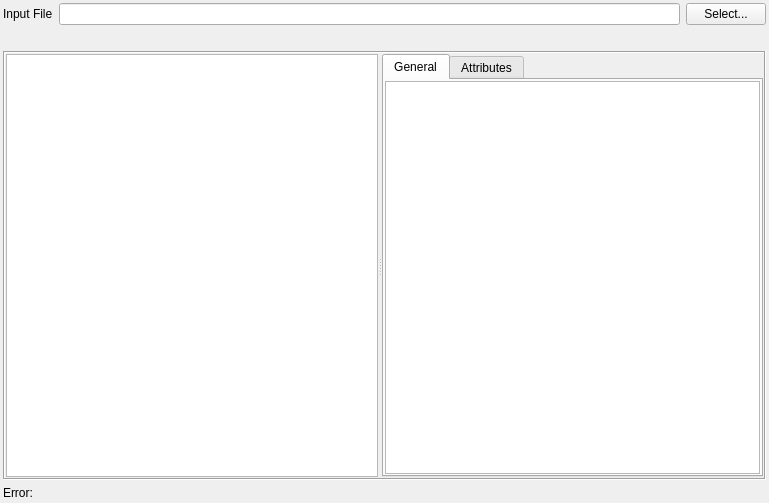
<?xml version="1.0" encoding="UTF-8"?>
<ui version="4.0">
 <class>HDF5DatasetSelectionWidget</class>
 <widget class="QWidget" name="HDF5DatasetSelectionWidget">
  <property name="geometry">
   <rect>
    <x>0</x>
    <y>0</y>
    <width>769</width>
    <height>503</height>
   </rect>
  </property>
  <property name="windowTitle">
   <string>Form</string>
  </property>
  <layout class="QVBoxLayout" name="verticalLayout_2" stretch="0,0,0">
   <property name="leftMargin">
    <number>3</number>
   </property>
   <property name="topMargin">
    <number>3</number>
   </property>
   <property name="rightMargin">
    <number>3</number>
   </property>
   <property name="bottomMargin">
    <number>3</number>
   </property>
   <item>
    <layout class="QGridLayout" name="gridLayout_2">
     <item row="1" column="1" colspan="2">
      <widget class="SVSmallLabel" name="absPathLabel">
       <property name="font">
        <font>
         <italic>false</italic>
        </font>
       </property>
       <property name="text">
        <string/>
       </property>
       <property name="wordWrap">
        <bool>true</bool>
       </property>
       <property name="textInteractionFlags">
        <set>Qt::LinksAccessibleByMouse|Qt::TextSelectableByKeyboard|Qt::TextSelectableByMouse</set>
       </property>
      </widget>
     </item>
     <item row="0" column="2">
      <widget class="QPushButton" name="selectBtn">
       <property name="text">
        <string>Select...</string>
       </property>
      </widget>
     </item>
     <item row="0" column="1">
      <widget class="QtSLineEdit" name="value">
       <property name="sizePolicy">
        <sizepolicy hsizetype="Expanding" vsizetype="Preferred">
         <horstretch>0</horstretch>
         <verstretch>0</verstretch>
        </sizepolicy>
       </property>
       <property name="text">
        <string/>
       </property>
      </widget>
     </item>
     <item row="0" column="0">
      <widget class="QLabel" name="inputFileLabel">
       <property name="text">
        <string>Input File</string>
       </property>
      </widget>
     </item>
    </layout>
   </item>
   <item>
    <widget class="QFrame" name="frame">
     <property name="sizePolicy">
      <sizepolicy hsizetype="Expanding" vsizetype="Expanding">
       <horstretch>0</horstretch>
       <verstretch>0</verstretch>
      </sizepolicy>
     </property>
     <property name="frameShape">
      <enum>QFrame::Box</enum>
     </property>
     <property name="frameShadow">
      <enum>QFrame::Sunken</enum>
     </property>
     <layout class="QGridLayout" name="gridLayout">
      <property name="leftMargin">
       <number>1</number>
      </property>
      <property name="topMargin">
       <number>1</number>
      </property>
      <property name="rightMargin">
       <number>1</number>
      </property>
      <property name="bottomMargin">
       <number>1</number>
      </property>
      <property name="spacing">
       <number>4</number>
      </property>
      <item row="0" column="0">
       <widget class="QSplitter" name="splitter">
        <property name="orientation">
         <enum>Qt::Horizontal</enum>
        </property>
        <widget class="SVTreeView" name="hdfTreeView">
         <property name="enabled">
          <bool>true</bool>
         </property>
         <property name="minimumSize">
          <size>
           <width>0</width>
           <height>0</height>
          </size>
         </property>
         <property name="maximumSize">
          <size>
           <width>65654</width>
           <height>16777215</height>
          </size>
         </property>
         <property name="mouseTracking">
          <bool>true</bool>
         </property>
         <property name="contextMenuPolicy">
          <enum>Qt::ActionsContextMenu</enum>
         </property>
         <property name="editTriggers">
          <set>QAbstractItemView::EditKeyPressed</set>
         </property>
         <property name="alternatingRowColors">
          <bool>false</bool>
         </property>
         <property name="verticalScrollMode">
          <enum>QAbstractItemView::ScrollPerPixel</enum>
         </property>
         <property name="horizontalScrollMode">
          <enum>QAbstractItemView::ScrollPerPixel</enum>
         </property>
         <property name="uniformRowHeights">
          <bool>true</bool>
         </property>
         <property name="animated">
          <bool>false</bool>
         </property>
         <property name="headerHidden">
          <bool>true</bool>
         </property>
        </widget>
        <widget class="QWidget" name="verticalLayoutWidget">
         <layout class="QVBoxLayout" name="verticalLayout">
          <property name="spacing">
           <number>3</number>
          </property>
          <property name="topMargin">
           <number>0</number>
          </property>
          <item>
           <widget class="SVTabWidget" name="importHDF5DatasetTabWidget">
            <property name="enabled">
             <bool>true</bool>
            </property>
            <property name="currentIndex">
             <number>0</number>
            </property>
            <widget class="QWidget" name="general_tab">
             <attribute name="title">
              <string>General</string>
             </attribute>
             <layout class="QGridLayout">
              <property name="leftMargin">
               <number>1</number>
              </property>
              <property name="topMargin">
               <number>1</number>
              </property>
              <property name="rightMargin">
               <number>1</number>
              </property>
              <property name="bottomMargin">
               <number>1</number>
              </property>
              <item row="0" column="0">
               <widget class="QTableWidget" name="generalTable">
                <property name="editTriggers">
                 <set>QAbstractItemView::NoEditTriggers</set>
                </property>
                <property name="alternatingRowColors">
                 <bool>true</bool>
                </property>
                <property name="cornerButtonEnabled">
                 <bool>false</bool>
                </property>
                <property name="columnCount">
                 <number>0</number>
                </property>
                <attribute name="horizontalHeaderVisible">
                 <bool>false</bool>
                </attribute>
               </widget>
              </item>
             </layout>
            </widget>
            <widget class="QWidget" name="attributes_tab">
             <attribute name="title">
              <string>Attributes</string>
             </attribute>
             <layout class="QGridLayout" name="_2">
              <property name="leftMargin">
               <number>0</number>
              </property>
              <property name="topMargin">
               <number>0</number>
              </property>
              <property name="rightMargin">
               <number>0</number>
              </property>
              <property name="bottomMargin">
               <number>0</number>
              </property>
              <item row="0" column="0">
               <widget class="QTableWidget" name="attributesTable">
                <property name="minimumSize">
                 <size>
                  <width>0</width>
                  <height>100</height>
                 </size>
                </property>
                <property name="alternatingRowColors">
                 <bool>true</bool>
                </property>
                <property name="verticalScrollMode">
                 <enum>QAbstractItemView::ScrollPerPixel</enum>
                </property>
                <property name="horizontalScrollMode">
                 <enum>QAbstractItemView::ScrollPerPixel</enum>
                </property>
                <attribute name="horizontalHeaderVisible">
                 <bool>false</bool>
                </attribute>
               </widget>
              </item>
             </layout>
            </widget>
           </widget>
          </item>
         </layout>
        </widget>
       </widget>
      </item>
     </layout>
    </widget>
   </item>
   <item>
    <widget class="QLabel" name="errorLabel">
     <property name="text">
      <string>Error:</string>
     </property>
    </widget>
   </item>
  </layout>
 </widget>
 <customwidgets>
  <customwidget>
   <class>QtSLineEdit</class>
   <extends>QLineEdit</extends>
   <header location="global">QtSLineEdit.h</header>
  </customwidget>
  <customwidget>
   <class>SVTreeView</class>
   <extends>QTreeView</extends>
   <header location="global">SVControlWidgets.h</header>
  </customwidget>
  <customwidget>
   <class>SVTabWidget</class>
   <extends>QTabWidget</extends>
   <header location="global">SVControlWidgets.h</header>
   <container>1</container>
  </customwidget>
  <customwidget>
   <class>SVSmallLabel</class>
   <extends>QLabel</extends>
   <header location="global">SVControlWidgets.h</header>
  </customwidget>
 </customwidgets>
 <resources>
  <include location="../../../../Resources/SIMPL.qrc"/>
 </resources>
 <connections/>
</ui>
